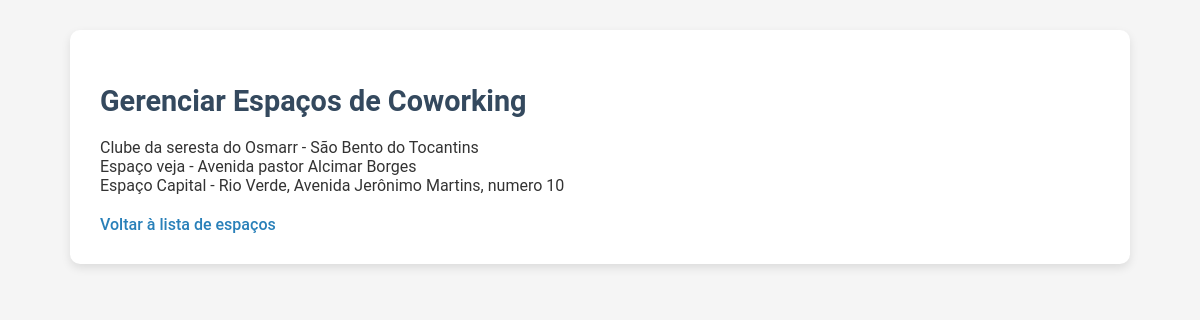
The page /reservas/gerenciar/ (signed in) on the database as committed earlier.
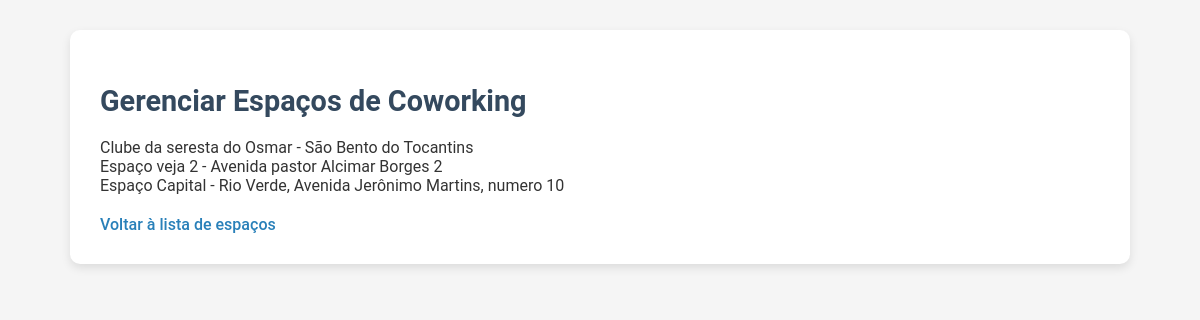
The same page on the database as committed later.
### reservas/models.py (models this page shows, shortened)
class EspacoCoworking(models.Model):
    nome = models.CharField(max_length=100)
    endereco = models.CharField(max_length=200)
    frase_destaque = models.CharField(max_length=100, blank=True, null=True)
    descricao = models.TextField(blank=True, null=True)
    capacidade = models.IntegerField()
    preco_por_hora = models.DecimalField(max_digits=10, decimal_places=2)
    latitude = models.FloatField(default=0)
    longitude = models.FloatField(default=0)
    prioridade = models.IntegerField(default=0, blank=True, null=True)
    palavras_chave = models.TextField(blank=True, null=True, help_text='Separado por -')
    instagram = models.URLField(max_length=255, blank=True, null=True)
    facebook = models.URLField(max_length=255, blank=True, null=True)
    linkedin = models.URLField(max_length=255, blank=True, null=True)
    nome_espaco = models.CharField(max_length=255, blank=True, null=True)
    razao_social = models.CharField(max_length=255, blank=True, null=True)
    cep = models.CharField(max_length=20, blank=True, null=True)
    pais = models.CharField(max_length=100, blank=True, null=True)
    uf = models.CharField(max_length=2, blank=True, null=True)
    cidade = models.CharField(max_length=100, blank=True, null=True)
    bairro = models.CharField(max_length=100, blank=True, null=True)
    logradouro = models.CharField(max_length=255, blank=True, null=True)
    numero = models.CharField(max_length=10, blank=True, null=True)
    complemento = models.CharField(max_length=255, blank=True, null=True)
    logo = models.ImageField(upload_to='logos/', blank=True, null=True)
    foto_horizontal = models.ImageField(upload_to='fotos_espaco/', blank=True, null=True)
    nome_proprietario = models.CharField(max_length=255, blank=True, null=True)
    email_proprietario = models.EmailField(blank=True, null=True)
    telefone_proprietario = models.CharField(max_length=20, blank=True, null=True)
    nome_gerente = models.CharField(max_length=255, blank=True, null=True)
    email_gerente = models.EmailField(blank=True, null=True)
    telefone_gerente = models.CharField(max_length=20, blank=True, null=True)
    titular_conta = models.CharField(max_length=255, blank=True, null=True)
    banco = models.CharField(max_length=100, blank=True, null=True)
    agencia = models.CharField(max_length=20, blank=True, null=True)
    conta = models.CharField(max_length=20, blank=True, null=True)
    tipo_conta = models.CharField(max_length=50, blank=True, null=True)
    tipo_pix = models.CharField(max_length=50, blank=True, null=True)
    pix = models.CharField(max_length=100, blank=True, null=True)
    cafe = models.BooleanField(default=False)
    cha = models.BooleanField(default=False)
    massagem = models.BooleanField(default=False)
    outros_diferenciais = models.CharField(max_length=255, blank=True, null=True)
    wifi = models.BooleanField(default=False)
    acessibilidade = models.BooleanField(default=False)
    acesso24h = models.BooleanField(default=False)
    playground_kids = models.BooleanField(default=False)
    ar_condicionado = models.BooleanField(default=False)
    area_alimentacao = models.BooleanField(default=False)
    biblioteca = models.BooleanField(default=False)
    cabine_call = models.BooleanField(default=False)
    cozinha = models.BooleanField(default=False)
    espaco_pet = models.BooleanField(default=False)
    espaco_convivencia = models.BooleanField(default=False)
    lounge = models.BooleanField(default=False)
    galeria_arte = models.BooleanField(default=False)
    geladeira = models.BooleanField(default=False)
    gerador_eletricidade = models.BooleanField(default=False)
    jardim = models.BooleanField(default=False)
    quadro_branco = models.BooleanField(default=False)
    recepcao = models.BooleanField(default=False)
    sala_descompressao = models.BooleanField(default=False)
    sala_jogos = models.BooleanField(default=False)
    varanda = models.BooleanField(default=False)
    vestuario = models.BooleanField(default=False)
    velocidade_internet = models.CharField(max_length=50, blank=True, null=True)
    auditorio = models.BooleanField(default=False)
    cafeteria = models.BooleanField(default=False)
    coliving = models.BooleanField(default=False)
    espaco_eventos = models.BooleanField(default=False)
    estudio_gravacao = models.BooleanField(default=False)
    restaurante = models.BooleanField(default=False)
    fotos_area_comum = models.ImageField(upload_to='fotos_areas_comuns/', blank=True, null=True)
    fotos_area_compartilhada = models.ImageField(upload_to='fotos_areas_compartilhadas/', blank=True, null=True)
    fotos_salas_privativas = models.ImageField(upload_to='fotos_salas_privativas/', blank=True, null=True)
    outras_fotos = models.ImageField(upload_to='outras_fotos/', blank=True, null=True)
    proprietario = models.ForeignKey(User, on_delete=models.CASCADE)
    class Meta:
        verbose_name = "Espaço de Coworking"
        verbose_name_plural = "Espaços de Coworking"
        ordering = ['prioridade']  # Ordena os espaços pelo nome de forma padrão

### reservas/views.py (the view)
# urls.py: path('gerenciar/', views.gerenciar_espacos, name='gerenciar_espacos'),
@user_passes_test(is_coworking_admin)
@login_required
def gerenciar_espacos(request):
    espacos = EspacoCoworking.objects.filter(proprietario=request.user)
    return render(request, 'reservas/gerenciar_espacos.html', {'espacos': espacos})

### reservas/views.py (called while the page is built)
def is_coworking_admin(user):
    return user.groups.filter(name='Administradores de Coworking').exists()

### reservas/templates/reservas/gerenciar_espacos.html (shortened to what this page needs)
{% load static %}
<!DOCTYPE html>
<html>
<head>
    <link rel="stylesheet" href="{% static 'reservas/styles.css' %}">
</head>
<body>
    <div class="container">
        <h2>Gerenciar Espaços de Coworking</h2>
        <ul>
            {% for espaco in espacos %}
            <li>{{ espaco.nome }} - {{ espaco.endereco }}</li>
            {% endfor %}
        </ul>
        <a href="{% url 'lista_espacos' %}">Voltar à lista de espaços</a>
    </div>
</body>
</html>

Rows that differ between the two databases and show on the page:
changed EspacoCoworking "São Bento do Tocantins": nome "Clube da seresta do Osmarr" → "Clube da seresta do Osmar"
changed EspacoCoworking: nome "Espaço veja" → "Espaço veja 2"; endereco "Avenida pastor Alcimar Borges" → "Avenida pastor Alcimar Borges 2"
